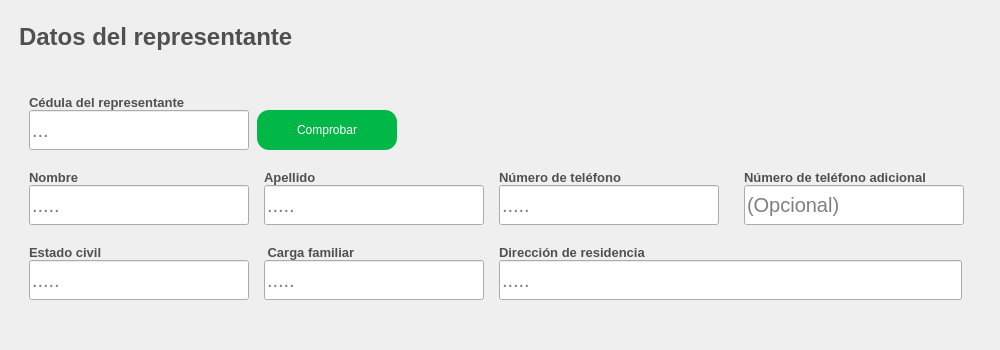
              <widget class="QFrame" name="datos_del_representante">
               <property name="sizePolicy">
                <sizepolicy hsizetype="Preferred" vsizetype="Preferred">
                 <horstretch>0</horstretch>
                 <verstretch>10</verstretch>
                </sizepolicy>
               </property>
               <property name="minimumSize">
                <size>
                 <width>1000</width>
                 <height>350</height>
                </size>
               </property>
               <property name="styleSheet">
                <string notr="true"/>
               </property>
               <property name="frameShape">
                <enum>QFrame::NoFrame</enum>
               </property>
               <property name="frameShadow">
                <enum>QFrame::Raised</enum>
               </property>
               <property name="tipo" stdset="0">
                <string>espacio_segmento</string>
               </property>
               <layout class="QVBoxLayout" name="verticalLayout_7">
                <property name="topMargin">
                 <number>20</number>
                </property>
                <item>
                 <widget class="QLabel" name="label_segmento_datos_del_representante">
                  <property name="minimumSize">
                   <size>
                    <width>0</width>
                    <height>30</height>
                   </size>
                  </property>
                  <property name="maximumSize">
                   <size>
                    <width>16777215</width>
                    <height>25</height>
                   </size>
                  </property>
                  <property name="font">
                   <font>
                    <family>Arial</family>
                    <pointsize>18</pointsize>
                    <weight>75</weight>
                    <bold>true</bold>
                   </font>
                  </property>
                  <property name="styleSheet">
                   <string notr="true">QLabel{
	
	
	color: rgb(80, 80, 80);
	border:none;
	border-color: #ffffff;
	
	padding-left:2px;


}
</string>
                  </property>
                  <property name="text">
                   <string>Datos del representante</string>
                  </property>
                  <property name="scaledContents">
                   <bool>false</bool>
                  </property>
                 </widget>
                </item>
                <item alignment="Qt::AlignVCenter">
                 <widget class="QFrame" name="preguntas_info_medidas">
                  <property name="minimumSize">
                   <size>
                    <width>460</width>
                    <height>200</height>
                   </size>
                  </property>
                  <property name="styleSheet">
                   <string/>
                  </property>
                  <property name="frameShape">
                   <enum>QFrame::NoFrame</enum>
                  </property>
                  <property name="frameShadow">
                   <enum>QFrame::Raised</enum>
                  </property>
                  <layout class="QGridLayout" name="gridLayout_11">
                   <property name="verticalSpacing">
                    <number>20</number>
                   </property>
                   <item row="0" column="0" colspan="2">
                    <layout class="QGridLayout" name="gridLayout_3">
                     <item row="0" column="0">
                      <widget class="QLabel" name="label_primer_nombre_2">
                       <property name="font">
                        <font>
                         <family>Arial</family>
                         <pointsize>10</pointsize>
                         <weight>75</weight>
                         <bold>true</bold>
                        </font>
                       </property>
                       <property name="styleSheet">
                        <string notr="true">QLabel{
		
	color: rgb(80, 80, 80);

	border-color: #ffffff;


}
</string>
                       </property>
                       <property name="text">
                        <string>Cédula del representante</string>
                       </property>
                       <property name="scaledContents">
                        <bool>true</bool>
                       </property>
                      </widget>
                     </item>
                     <item row="1" column="0" alignment="Qt::AlignLeft">
                      <widget class="QLineEdit" name="input_buscar_por_cedula">
                       <property name="sizePolicy">
                        <sizepolicy hsizetype="Fixed" vsizetype="Fixed">
                         <horstretch>0</horstretch>
                         <verstretch>0</verstretch>
                        </sizepolicy>
                       </property>
                       <property name="minimumSize">
                        <size>
                         <width>220</width>
                         <height>40</height>
                        </size>
                       </property>
                       <property name="font">
                        <font>
                         <family>Arial</family>
                         <pointsize>15</pointsize>
                        </font>
                       </property>
                       <property name="styleSheet">
                        <string notr="true"/>
                       </property>
                       <property name="alignment">
                        <set>Qt::AlignLeading|Qt::AlignLeft|Qt::AlignVCenter</set>
                       </property>
                       <property name="placeholderText">
                        <string>...</string>
                       </property>
                       <property name="tipo" stdset="0">
                        <string>formulario</string>
                       </property>
                      </widget>
                     </item>
                     <item row="1" column="1" alignment="Qt::AlignLeft">
                      <widget class="QPushButton" name="boton_buscar_cedula_representante">
                       <property name="sizePolicy">
                        <sizepolicy hsizetype="Minimum" vsizetype="Fixed">
                         <horstretch>0</horstretch>
                         <verstretch>0</verstretch>
                        </sizepolicy>
                       </property>
                       <property name="minimumSize">
                        <size>
                         <width>140</width>
                         <height>0</height>
                        </size>
                       </property>
                       <property name="maximumSize">
                        <size>
                         <width>130</width>
                         <height>200</height>
                        </size>
                       </property>
                       <property name="cursor">
                        <cursorShape>PointingHandCursor</cursorShape>
                       </property>
                       <property name="styleSheet">
                        <string notr="true">QPushButton{

	background-color: rgb(0, 183, 72);
	font: 75 14pt &quot;Arial&quot;;
	color: rgb(255, 255, 255);
	border-radius:12px;

}

QPushButton:hover{

	
	background-color: rgb(0, 56, 10);

}</string>
                       </property>
                       <property name="text">
                        <string>Comprobar</string>
                       </property>
                       <property name="icon">
                        <iconset>
                         <normaloff>../recursos_de_imagenes/iconos_de_interfaz/lupa_de_busqueda.png</normaloff>../recursos_de_imagenes/iconos_de_interfaz/lupa_de_busqueda.png</iconset>
                       </property>
                       <property name="iconSize">
                        <size>
                         <width>25</width>
                         <height>25</height>
                        </size>
                       </property>
                      </widget>
                     </item>
                    </layout>
                   </item>
                   <item row="1" column="0">
                    <layout class="QVBoxLayout" name="verticalLayout_20">
                     <item>
                      <widget class="QLabel" name="label_nombre_del_representante">
                       <property name="font">
                        <font>
                         <family>Arial</family>
                         <pointsize>10</pointsize>
                         <weight>75</weight>
                         <bold>true</bold>
                        </font>
                       </property>
                       <property name="styleSheet">
                        <string notr="true">QLabel{
		
	color: rgb(80, 80, 80);

	border-color: #ffffff;


}
</string>
                       </property>
                       <property name="text">
                        <string>Nombre</string>
                       </property>
                       <property name="scaledContents">
                        <bool>true</bool>
                       </property>
                      </widget>
                     </item>
                     <item>
                      <widget class="QLineEdit" name="input_nombre_del_representante">
                       <property name="enabled">
                        <bool>true</bool>
                       </property>
                       <property name="sizePolicy">
                        <sizepolicy hsizetype="Fixed" vsizetype="Fixed">
                         <horstretch>0</horstretch>
                         <verstretch>0</verstretch>
                        </sizepolicy>
                       </property>
                       <property name="minimumSize">
                        <size>
                         <width>220</width>
                         <height>40</height>
                        </size>
                       </property>
                       <property name="font">
                        <font>
                         <family>Arial</family>
                         <pointsize>15</pointsize>
                        </font>
                       </property>
                       <property name="styleSheet">
                        <string notr="true"/>
                       </property>
                       <property name="alignment">
                        <set>Qt::AlignLeading|Qt::AlignLeft|Qt::AlignVCenter</set>
                       </property>
                       <property name="placeholderText">
                        <string>.....</string>
                       </property>
                       <property name="cursorMoveStyle">
                        <enum>Qt::LogicalMoveStyle</enum>
                       </property>
                       <property name="tipo" stdset="0">
                        <string>formulario</string>
                       </property>
                      </widget>
                     </item>
                    </layout>
                   </item>
                   <item row="1" column="1">
                    <layout class="QVBoxLayout" name="verticalLayout_23">
                     <item>
                      <widget class="QLabel" name="label_apellido_del_representante">
                       <property name="font">
                        <font>
                         <family>Arial</family>
                         <pointsize>10</pointsize>
                         <weight>75</weight>
                         <bold>true</bold>
                        </font>
                       </property>
                       <property name="styleSheet">
                        <string notr="true">QLabel{
		
	color: rgb(80, 80, 80);

	border-color: #ffffff;


}
</string>
                       </property>
                       <property name="text">
                        <string>Apellido</string>
                       </property>
                       <property name="textFormat">
                        <enum>Qt::PlainText</enum>
                       </property>
                       <property name="scaledContents">
                        <bool>true</bool>
                       </property>
                      </widget>
                     </item>
                     <item>
                      <widget class="QLineEdit" name="input_apellido_del_representante">
                       <property name="sizePolicy">
                        <sizepolicy hsizetype="Fixed" vsizetype="Fixed">
                         <horstretch>0</horstretch>
                         <verstretch>0</verstretch>
                        </sizepolicy>
                       </property>
                       <property name="minimumSize">
                        <size>
                         <width>220</width>
                         <height>40</height>
                        </size>
                       </property>
                       <property name="font">
                        <font>
                         <family>Arial</family>
                         <pointsize>15</pointsize>
                        </font>
                       </property>
                       <property name="styleSheet">
                        <string notr="true"/>
                       </property>
                       <property name="placeholderText">
                        <string>.....</string>
                       </property>
                       <property name="tipo" stdset="0">
                        <string>formulario</string>
                       </property>
                      </widget>
                     </item>
                    </layout>
                   </item>
                   <item row="1" column="2">
                    <layout class="QVBoxLayout" name="verticalLayout_24">
                     <item alignment="Qt::AlignLeft">
                      <widget class="QLabel" name="label_numero_de_telefono">
                       <property name="font">
                        <font>
                         <family>Arial</family>
                         <pointsize>10</pointsize>
                         <weight>75</weight>
                         <bold>true</bold>
                        </font>
                       </property>
                       <property name="styleSheet">
                        <string notr="true">QLabel{
		
	color: rgb(80, 80, 80);

	border-color: #ffffff;


}
</string>
                       </property>
                       <property name="text">
                        <string>Número de teléfono</string>
                       </property>
                       <property name="textFormat">
                        <enum>Qt::PlainText</enum>
                       </property>
                       <property name="scaledContents">
                        <bool>true</bool>
                       </property>
                      </widget>
                     </item>
                     <item>
                      <widget class="QLineEdit" name="input_numero_de_telefono">
                       <property name="sizePolicy">
                        <sizepolicy hsizetype="Fixed" vsizetype="Fixed">
                         <horstretch>0</horstretch>
                         <verstretch>0</verstretch>
                        </sizepolicy>
                       </property>
                       <property name="minimumSize">
                        <size>
                         <width>220</width>
                         <height>40</height>
                        </size>
                       </property>
                       <property name="font">
                        <font>
                         <family>Arial</family>
                         <pointsize>15</pointsize>
                        </font>
                       </property>
                       <property name="styleSheet">
                        <string notr="true"/>
                       </property>
                       <property name="placeholderText">
                        <string>.....</string>
                       </property>
                       <property name="tipo" stdset="0">
                        <string>formulario</string>
                       </property>
                      </widget>
                     </item>
                    </layout>
                   </item>
                   <item row="1" column="3">
                    <layout class="QVBoxLayout" name="verticalLayout_46">
                     <item alignment="Qt::AlignLeft">
                      <widget class="QLabel" name="label_numero_de_telefono_adicional">
                       <property name="font">
                        <font>
                         <family>Arial</family>
                         <pointsize>10</pointsize>
                         <weight>75</weight>
                         <bold>true</bold>
                        </font>
                       </property>
                       <property name="styleSheet">
                        <string notr="true">QLabel{
		
	color: rgb(80, 80, 80);

	border-color: #ffffff;


}
</string>
                       </property>
                       <property name="text">
                        <string>Número de teléfono adicional</string>
                       </property>
                       <property name="textFormat">
                        <enum>Qt::PlainText</enum>
                       </property>
                       <property name="scaledContents">
                        <bool>true</bool>
                       </property>
                      </widget>
                     </item>
                     <item>
                      <widget class="QLineEdit" name="input_numero_de_telefono_adicional">
                       <property name="sizePolicy">
                        <sizepolicy hsizetype="Fixed" vsizetype="Fixed">
                         <horstretch>0</horstretch>
                         <verstretch>0</verstretch>
                        </sizepolicy>
                       </property>
                       <property name="minimumSize">
                        <size>
                         <width>220</width>
                         <height>40</height>
                        </size>
                       </property>
                       <property name="font">
                        <font>
                         <family>Arial</family>
                         <pointsize>15</pointsize>
                        </font>
                       </property>
                       <property name="styleSheet">
                        <string notr="true"/>
                       </property>
                       <property name="placeholderText">
                        <string>(Opcional)</string>
                       </property>
                       <property name="tipo" stdset="0">
                        <string>formulario</string>
                       </property>
                      </widget>
                     </item>
                    </layout>
                   </item>
                   <item row="2" column="0">
                    <layout class="QVBoxLayout" name="verticalLayout_25">
                     <item alignment="Qt::AlignLeft">
                      <widget class="QLabel" name="label_estado_civil">
                       <property name="font">
                        <font>
                         <family>Arial</family>
                         <pointsize>10</pointsize>
                         <weight>75</weight>
                         <bold>true</bold>
                        </font>
                       </property>
                       <property name="styleSheet">
                        <string notr="true">QLabel{
		
	color: rgb(80, 80, 80);

	border-color: #ffffff;


}
</string>
                       </property>
                       <property name="text">
                        <string>Estado civil </string>
                       </property>
                       <property name="textFormat">
                        <enum>Qt::PlainText</enum>
                       </property>
                       <property name="scaledContents">
                        <bool>true</bool>
                       </property>
                      </widget>
                     </item>
                     <item>
                      <widget class="QLineEdit" name="input_estado_civil">
                       <property name="sizePolicy">
                        <sizepolicy hsizetype="Fixed" vsizetype="Fixed">
                         <horstretch>0</horstretch>
                         <verstretch>0</verstretch>
                        </sizepolicy>
                       </property>
                       <property name="minimumSize">
                        <size>
                         <width>220</width>
                         <height>40</height>
                        </size>
                       </property>
                       <property name="font">
                        <font>
                         <family>Arial</family>
                         <pointsize>15</pointsize>
                        </font>
                       </property>
                       <property name="styleSheet">
                        <string notr="true"/>
                       </property>
                       <property name="placeholderText">
                        <string>.....</string>
                       </property>
                       <property name="tipo" stdset="0">
                        <string>formulario</string>
                       </property>
                      </widget>
                     </item>
                    </layout>
                   </item>
                   <item row="2" column="1">
                    <layout class="QVBoxLayout" name="verticalLayout_21">
                     <item alignment="Qt::AlignLeft">
                      <widget class="QLabel" name="label_carga_familiar">
                       <property name="font">
                        <font>
                         <family>Arial</family>
                         <pointsize>10</pointsize>
                         <weight>75</weight>
                         <bold>true</bold>
                        </font>
                       </property>
                       <property name="styleSheet">
                        <string notr="true">QLabel{
		
	color: rgb(80, 80, 80);

	border-color: #ffffff;


}
</string>
                       </property>
                       <property name="text">
                        <string> Carga familiar </string>
                       </property>
                       <property name="textFormat">
                        <enum>Qt::PlainText</enum>
                       </property>
                       <property name="scaledContents">
                        <bool>true</bool>
                       </property>
                      </widget>
                     </item>
                     <item>
                      <widget class="QLineEdit" name="input_carga_familiar">
                       <property name="sizePolicy">
                        <sizepolicy hsizetype="Fixed" vsizetype="Fixed">
                         <horstretch>0</horstretch>
                         <verstretch>0</verstretch>
                        </sizepolicy>
                       </property>
                       <property name="minimumSize">
                        <size>
                         <width>220</width>
                         <height>40</height>
                        </size>
                       </property>
                       <property name="font">
                        <font>
                         <family>Arial</family>
                         <pointsize>15</pointsize>
                        </font>
                       </property>
                       <property name="styleSheet">
                        <string notr="true"/>
                       </property>
                       <property name="placeholderText">
                        <string>.....</string>
                       </property>
                       <property name="tipo" stdset="0">
                        <string>formulario</string>
                       </property>
                      </widget>
                     </item>
                    </layout>
                   </item>
                   <item row="2" column="2" colspan="2">
                    <layout class="QVBoxLayout" name="verticalLayout_22">
                     <item alignment="Qt::AlignLeft">
                      <widget class="QLabel" name="label_direccion_residencia">
                       <property name="font">
                        <font>
                         <family>Arial</family>
                         <pointsize>10</pointsize>
                         <weight>75</weight>
                         <italic>false</italic>
                         <bold>true</bold>
                        </font>
                       </property>
                       <property name="styleSheet">
                        <string notr="true">QLabel{
		
	color: rgb(80, 80, 80);

	border-color: #ffffff;


}
</string>
                       </property>
                       <property name="text">
                        <string>Dirección de residencia</string>
                       </property>
                       <property name="textFormat">
                        <enum>Qt::PlainText</enum>
                       </property>
                       <property name="scaledContents">
                        <bool>true</bool>
                       </property>
                      </widget>
                     </item>
                     <item>
                      <widget class="QLineEdit" name="input_direccion_residencia">
                       <property name="sizePolicy">
                        <sizepolicy hsizetype="Fixed" vsizetype="Fixed">
                         <horstretch>0</horstretch>
                         <verstretch>0</verstretch>
                        </sizepolicy>
                       </property>
                       <property name="minimumSize">
                        <size>
                         <width>463</width>
                         <height>40</height>
                        </size>
                       </property>
                       <property name="font">
                        <font>
                         <family>Arial</family>
                         <pointsize>15</pointsize>
                        </font>
                       </property>
                       <property name="styleSheet">
                        <string notr="true"/>
                       </property>
                       <property name="placeholderText">
                        <string>.....</string>
                       </property>
                       <property name="tipo" stdset="0">
                        <string>formulario</string>
                       </property>
                      </widget>
                     </item>
                    </layout>
                   </item>
                  </layout>
                 </widget>
                </item>
               </layout>
              </widget>
